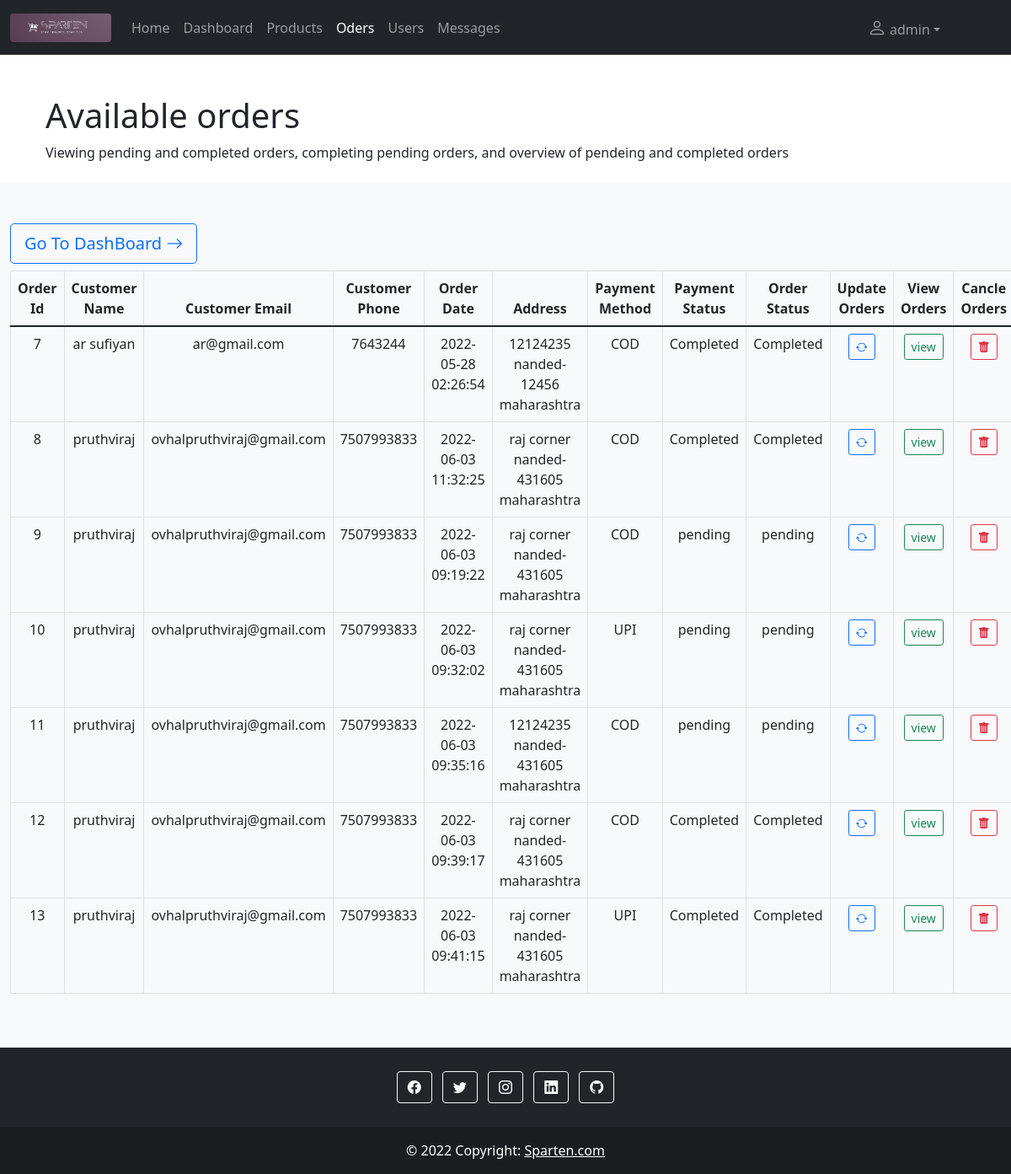
The app's page /SpartenAdmin/orders.php (signed in) with its own data.
### tables this page shows
CREATE TABLE `order` (
  `orderId` int(11) NOT NULL,
  `userId` int(11) NOT NULL,
  `address` varchar(255) NOT NULL,
  `phoneNumber` varchar(255) NOT NULL,
  `pincode` varchar(255) NOT NULL,
  `state` varchar(255) NOT NULL,
  `city` varchar(255) NOT NULL,
  `paymentType` varchar(255) NOT NULL,
  `totalProductPrice` float NOT NULL,
  `paymentStatus` varchar(255) NOT NULL,
  `orderStatus` varchar(255) NOT NULL,
  `addedOn` datetime NOT NULL
);

CREATE TABLE `userlogin` (
  `userId` int(11) NOT NULL,
  `userName` varchar(255) NOT NULL,
  `dateOfBirth` varchar(255) NOT NULL,
  `userEmail` varchar(255) NOT NULL,
  `userPassword` varchar(255) NOT NULL,
  `repeatPassword` varchar(255) NOT NULL
);

### SpartenAdmin/orders.php (the view, shortened to what this page needs)
<!doctype html>
<html lang="en">
<head>
  <link href="https://cdn.jsdelivr.net/npm/bootstrap@5.1.3/dist/css/bootstrap.min.css" rel="stylesheet">
  <link rel="stylesheet" href="https://cdn.jsdelivr.net/npm/bootstrap-icons@1.8.1/font/bootstrap-icons.css">
  <link rel="stylesheet" href="CSS/style.css">
</head>
<body>
  <?php require 'navbar.php' ?>
  <header class="page-header page-header-dark bg-gradient-primary-to-secondary pb-10 mb-4">
    <div class="container-xl px-4">
      <div class="page-header-content pt-4">
        <div class="row align-items-center justify-content-between">
          <div class="col-auto mt-4">
            <h1 class="page-header-title">
              Available orders
            </h1>
            <div class="page-header-subtitle">Viewing pending and completed orders, completing pending orders, and overview of pendeing and completed orders</div>
          </div>
        </div>
      </div>
    </div>
  </header>
  <section>
    <div class="album py-5 bg-light">
        <div class="container-fluid">
          <div class="mb-4">
            <div class="text-start">
            <a class="btn btn-outline-primary btn-lg" href="dashboard.php" role="button">Go To DashBoard&nbsp;<i class="bi bi-arrow-right"></i></a>
            </div>
          </div>
          <table class="table table-bordered">
              <thead>
                  <tr>
                  <th scope="col" class="text-center">Order Id</th>
                  <th scope="col" class="text-center">Customer Name</th>
                  <th scope="col" class="text-center">Customer Email</th>
                  <th scope="col" class="text-center">Customer Phone</th>
                  <th scope="col" class="text-center">Order Date</th>
                  <th scope="col" class="text-center">Address</th>
                  <th scope="col" class="text-center">Payment Method</th>
                  <th scope="col" class="text-center">Payment Status</th>
                  <th scope="col" class="text-center">Order Status</th>
                  <th scope="col" class="text-center">Update Orders</th>
                  <th scope="col" class="text-center">View Orders</th>
                  <th scope="col" class="text-center">Cancle Orders</th>
                  </tr>
              </thead>
              <tbody>
                  <?php
                  require 'dbConnection.php';
                  $sql_select = mysqli_query($connection, "SELECT * FROM `order`");
                  if (mysqli_num_rows($sql_select) > 0) {
                    echo '<div class="row row-cols-1 row-cols-sm-2 row-cols-md-3 g-3">';
                    while ($orderData = mysqli_fetch_assoc($sql_select)) {
                      $userId = $orderData['userId'];
                      $orderId = $orderData['orderId'];
                      $addedOn = $orderData['addedOn'];
                      $address = $orderData['address'];
                      $city = $orderData['city'];
                      $pincode = $orderData['pincode'];
                      $state = $orderData['state'];
                      $fullAddress = $address."\n".$city."-".$pincode."\n".$state;
                      $phoneNumber = $orderData['phoneNumber'];
                      $paymentType = $orderData['paymentType'];
                      $paymentStatus = $orderData['paymentStatus'];
                      $orderStatus = $orderData['orderStatus'];
                      $selectUserQuery =mysqli_query($connection, "SELECT * FROM `userlogin` WHERE userId ='$userId'");
                      if (mysqli_num_rows($selectUserQuery) > 0) {
                        while ($userData = mysqli_fetch_assoc($selectUserQuery)) {
                          $userName = $userData['userName'];
                          $userEmail = $userData['userEmail'];
                      ?>
                      <tr>
                      <td class="text-center"><?php echo $orderId; ?></td>
                      <td class="text-center"><?php echo $userName; ?></td>
                      <td class="text-center"><?php echo $userEmail; ?></td>
                      <td class="text-center"><?php echo $phoneNumber; ?></td>
                      <td class="text-center"><?php echo $addedOn; ?></td>
                      <td class="text-center"><?php echo $fullAddress; ?></td>
                      <td class="text-center"><?php echo $paymentType; ?></td>
                      <td class="text-center"><?php echo $paymentStatus; ?></td>
                      <td class="text-center"><?php echo $orderStatus; ?></td>
                      <td class="text-center">
                      <a href="updateOrder.php?orderId=<?php echo $orderId; ?>" class="btn btn-outline-primary btn-sm" name="btn_update"><i class="bi bi-arrow-repeat"></i></a>
                      </td>
                      <td class="text-center">
                      <form action="orderDetails.php" method="post">
                      <button type="submit" class="btn btn-outline-success btn-sm" name="btn_view">view</button>
                      </form>
                      </td>
                      <td class="text-center">
                      <form action="cancelOrder.php" method="post">
                      <button type="submit" class="btn btn-outline-danger btn-sm" name="btn_cancel"><i class="bi bi-trash-fill"></i></button>
                      </form>
                      </td>
                      </tr>
                      <?php
                      }
                    }
                      }
                    }
                    else {
                      $_SESSION['numberOfOrders'] = 0;
                      echo '<tr><td colspan="12"><div class="alert alert-warning alert-dismissible fade show text-center" role="alert">
                      <h4>No order in orders.
                      <p><a class="btn btn-outline-primary btn-sm" href="dashboard.php" role="button">Go To Dashboard</a></p>
                      </div></td></tr>';
                    }
                  ?>
              </tbody>
          </table>
        </div>
    </div>
  </section>
  <?php require 'footer.php' ?>
</body>
</html>

### records on screen
order: orderId "7", phoneNumber "7643244", addedOn "2022-05-28 02:26:54", fullAddress "12124235 nanded-12456 maharashtra", paymentType "COD", paymentStatus "Completed", orderStatus "Completed"
userlogin: userName "ar sufiyan", userEmail "ar@gmail.com"
order: orderId "8", phoneNumber "7507993833", addedOn "2022-06-03 11:32:25", fullAddress "raj corner nanded-431605 maharashtra", paymentType "COD", paymentStatus "Completed", orderStatus "Completed"
userlogin: userName "pruthviraj", userEmail "ovhalpruthviraj@gmail.com"
order: orderId "9", phoneNumber "7507993833", addedOn "2022-06-03 09:19:22", fullAddress "raj corner nanded-431605 maharashtra", paymentType "COD", paymentStatus "pending", orderStatus "pending"
order: orderId "10", phoneNumber "7507993833", addedOn "2022-06-03 09:32:02", fullAddress "raj corner nanded-431605 maharashtra", paymentType "UPI", paymentStatus "pending", orderStatus "pending"
order: orderId "11", phoneNumber "7507993833", addedOn "2022-06-03 09:35:16", fullAddress "12124235 nanded-431605 maharashtra", paymentType "COD", paymentStatus "pending", orderStatus "pending"
order: orderId "12", phoneNumber "7507993833", addedOn "2022-06-03 09:39:17", fullAddress "raj corner nanded-431605 maharashtra", paymentType "COD", paymentStatus "Completed", orderStatus "Completed"
order: orderId "13", phoneNumber "7507993833", addedOn "2022-06-03 09:41:15", fullAddress "raj corner nanded-431605 maharashtra", paymentType "UPI", paymentStatus "Completed", orderStatus "Completed"

### other values on screen
$_SESSION["adminName"] "admin"
